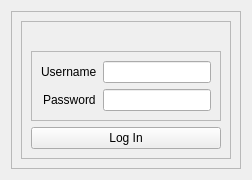
         <widget class="QWidget" name="login_page">
          <layout class="QVBoxLayout" name="verticalLayout_14">
           <item>
            <widget class="QFrame" name="frame_32">
             <property name="frameShape">
              <enum>QFrame::StyledPanel</enum>
             </property>
             <property name="frameShadow">
              <enum>QFrame::Raised</enum>
             </property>
             <layout class="QGridLayout" name="gridLayout_8">
              <item row="0" column="0">
               <widget class="QFrame" name="frame_33">
                <property name="maximumSize">
                 <size>
                  <width>300</width>
                  <height>200</height>
                 </size>
                </property>
                <property name="frameShape">
                 <enum>QFrame::StyledPanel</enum>
                </property>
                <property name="frameShadow">
                 <enum>QFrame::Raised</enum>
                </property>
                <layout class="QVBoxLayout" name="verticalLayout_16">
                 <item>
                  <widget class="QLabel" name="login_warning_msg">
                   <property name="maximumSize">
                    <size>
                     <width>16777215</width>
                     <height>20</height>
                    </size>
                   </property>
                   <property name="text">
                    <string/>
                   </property>
                  </widget>
                 </item>
                 <item>
                  <widget class="QFrame" name="frame_31">
                   <property name="frameShape">
                    <enum>QFrame::StyledPanel</enum>
                   </property>
                   <property name="frameShadow">
                    <enum>QFrame::Raised</enum>
                   </property>
                   <layout class="QFormLayout" name="formLayout_3">
                    <property name="labelAlignment">
                     <set>Qt::AlignCenter</set>
                    </property>
                    <property name="formAlignment">
                     <set>Qt::AlignCenter</set>
                    </property>
                    <item row="0" column="0">
                     <widget class="QLabel" name="label_19">
                      <property name="text">
                       <string>Username</string>
                      </property>
                     </widget>
                    </item>
                    <item row="0" column="1">
                     <widget class="QLineEdit" name="username_input">
                      <property name="minimumSize">
                       <size>
                        <width>0</width>
                        <height>0</height>
                       </size>
                      </property>
                      <property name="maximumSize">
                       <size>
                        <width>250</width>
                        <height>16777215</height>
                       </size>
                      </property>
                     </widget>
                    </item>
                    <item row="1" column="0">
                     <widget class="QLabel" name="label_21">
                      <property name="text">
                       <string>Password</string>
                      </property>
                     </widget>
                    </item>
                    <item row="1" column="1">
                     <widget class="QLineEdit" name="password_input">
                      <property name="maximumSize">
                       <size>
                        <width>250</width>
                        <height>16777215</height>
                       </size>
                      </property>
                     </widget>
                    </item>
                   </layout>
                  </widget>
                 </item>
                 <item>
                  <widget class="QPushButton" name="log_in_button">
                   <property name="text">
                    <string>Log In</string>
                   </property>
                  </widget>
                 </item>
                </layout>
               </widget>
              </item>
             </layout>
            </widget>
           </item>
          </layout>
         </widget>
